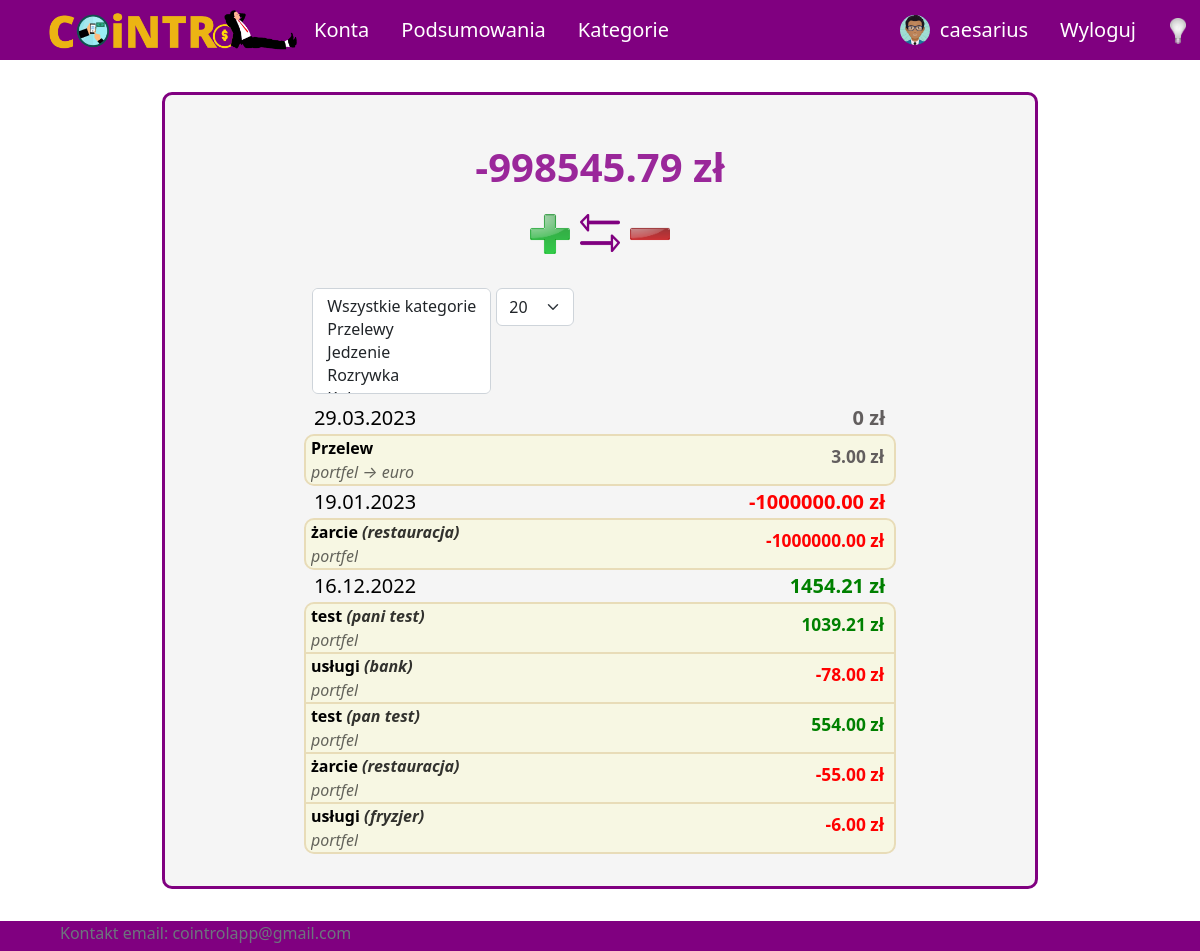
/ (signed in), run on an earlier commit of the app's database.
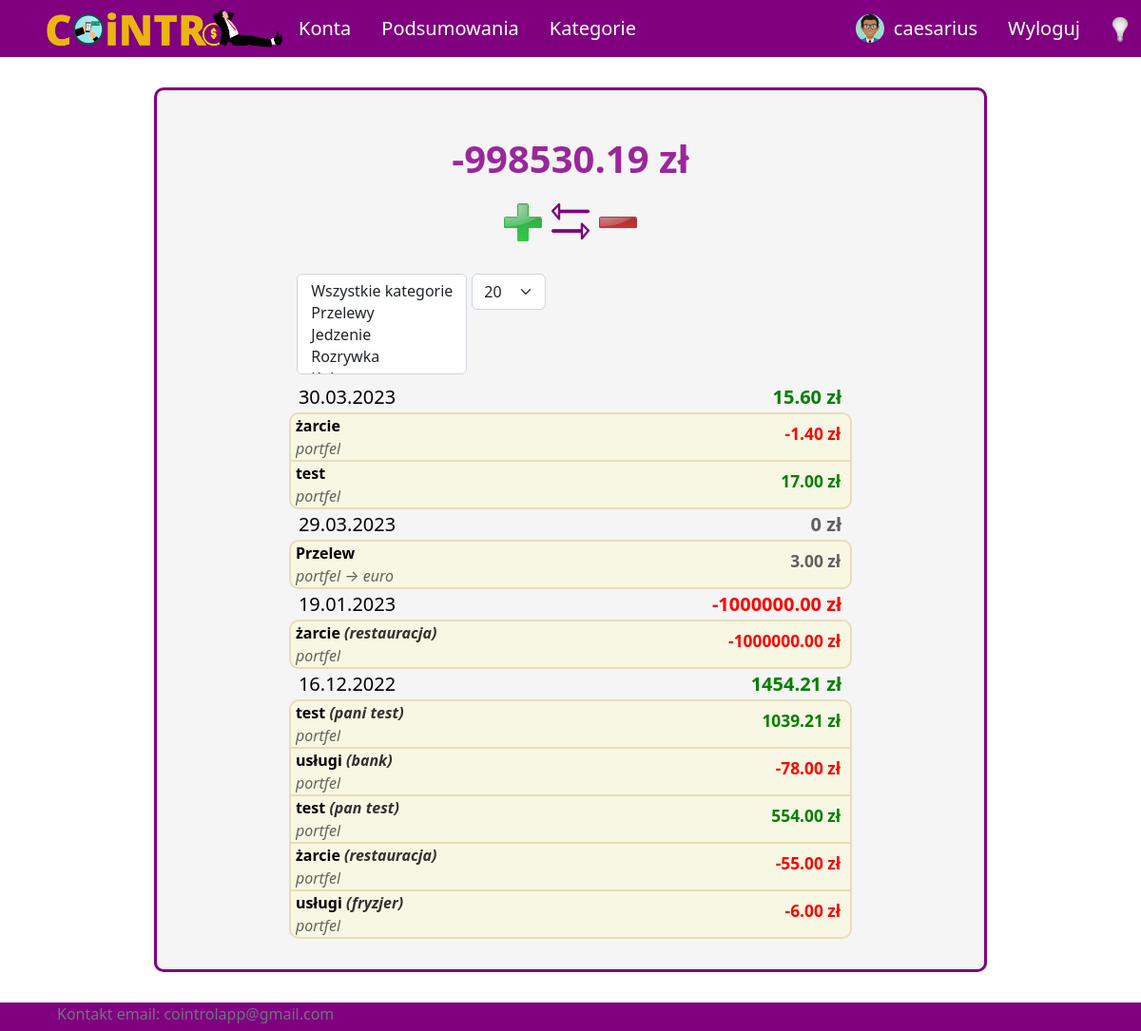
And on a later commit of the database.
### UsersApp/models.py (models this page shows, shortened)
class Profile(models.Model):
    user = models.OneToOneField(User, on_delete=models.CASCADE, null=True, blank=True)
    name = models.CharField(max_length=200, blank=True, null=True)
    email = models.EmailField(max_length=400, null=True, blank=True)
    username = models.CharField(max_length=200, blank=True, null=True)
    currency = models.ForeignKey('Currency', on_delete=models.SET_NULL, null=True)
    image = ThumbnailerImageField(null=True, blank=True, upload_to="images/", default="images/default-user.png")
    created = models.DateTimeField(auto_now_add=True)
    total_transactions = models.IntegerField(null=True, blank=True, default=20)
    id = models.UUIDField(default=uuid.uuid4, unique=True,
                            primary_key=True, editable=False)

class Currency(models.Model):
    name = models.CharField(max_length=100)
    access_name = models.CharField(max_length=20) #access_name nazwa aby zdobyć kurs walut
    sign = models.CharField(max_length=5) #znak waluty
    id = models.UUIDField(default=uuid.uuid4, unique=True,
                            primary_key=True, editable=False)

class Category(models.Model):
    SCOPE_CHOICES = (
        ("INCOME", "income"),
        ("EXPENSE", "expense"),
    )
    name = models.CharField(max_length=255)
    owner = models.ForeignKey(Profile, null=True, blank=True, on_delete=models.CASCADE)
    scope = models.CharField(max_length=10, choices=SCOPE_CHOICES) #income / expense - do oddzielenia rodzaju transakcji
    id = models.UUIDField(default=uuid.uuid4, unique=True, primary_key=True, editable=False)
    def __str__(self):
        return self.name

class Subcategory(models.Model):
    name = models.CharField(max_length=255)
    id_category = models.ForeignKey(Category, on_delete=models.CASCADE)
    id = models.UUIDField(default=uuid.uuid4, unique=True, primary_key=True, editable=False)
    def __str__(self):
        return self.name

### aplication/models.py (models this page shows, shortened)
class Transaction(PolymorphicModel):
    intervals = {
        'daily': (lambda x: x + timedelta(days=1), 'Codziennie'),
        'weekly': (lambda x: x + timedelta(weeks=1), 'Co tydzień'),
        'biweekly': (lambda x: x + timedelta(weeks=2), 'Co 2 tygodnie'),
        'montly': (lambda x: x + relativedelta(months=+1), 'Co miesiąc')}
    id_account = models.ForeignKey(Account, on_delete=models.CASCADE)
    id_user = models.ForeignKey(Profile, on_delete=models.SET_NULL, null=True) #konto z którego dokonano transakcji zostało usunięte ale transakcja ma pozostać
    id_category = models.ForeignKey(Category, on_delete=models.CASCADE)
    id_subcategory = models.ForeignKey(Subcategory, on_delete=models.SET_NULL, null=True, blank=True)
    currency = models.ForeignKey(Currency, on_delete=models.SET_NULL, null=True)
    repeat = models.CharField(null=True, blank=True, choices=tuple([(k, v[1]) for k, v in intervals.items()]), max_length=50)
    amount = models.DecimalField(max_digits=10, decimal_places=2)
    transaction_date = models.DateField()
    description = models.CharField(max_length=255, blank=True, null=True)
    id = models.UUIDField(default=uuid.uuid4, unique=True, primary_key=True, editable=False)

class Transfer(Transaction):
    account_from = models.ForeignKey(Account, related_name='from+', on_delete=models.SET_NULL, null=True)
    account_to = models.ForeignKey(Account, related_name='to+', on_delete=models.CASCADE)
    id_subcategory = None

class Account(models.Model):
    owner = models.ForeignKey(Profile, null=True, blank=True, on_delete=models.CASCADE)
    name = models.CharField(max_length=30)
    currency = models.ForeignKey(Currency, on_delete=models.SET_NULL, null=True)
    is_shared = models.BooleanField(default=False)
    description = models.CharField(max_length=100, null=True, blank=True)
    id = models.UUIDField(default=uuid.uuid4, unique=True, primary_key=True, editable=False)
    def __str__(self):
        return self.name

### aplication/views/account_views.py (the view)
# urls.py: 2. Add a URL to urlpatterns:  path('', Home.as_view(), name='home')
class Home(TemplateView):
    template_name = 'application/home/home-logout.html'
    def get(self, request):
        if request.user.is_authenticated:
            return showAllTransactions(request)
        else:
            return render(request, self.template_name)

### aplication/services.py (called while the page is built, shortened)
def updateTransactions(all_transactions):
    today = date.today()
    repeating = all_transactions.filter(~Q(repeat=None))

### aplication/views/account_views.py (called while the page is built)
def save_total(request):
    total = request.GET.get('total')
    if total is not None:
        request.user.profile.total_transactions = int(total)
        request.user.profile.save()

### templates/application/home/home-login.html (shortened to what this page needs)
{% extends 'application/base.html' %}
{%load static%}
{% block content %}
    <div class="title">
        <h1>{{ balance }} {{ profile.currency.sign }}</h1>
    </div>
    <div class="content-pc">
        <p class="buttons">
            <a href="{% url 'addAccountless' _type='income' %}"><img id="plus-icon" src="{% static 'images/icons/plus.png' %}"/></a>
            <a href="{% url 'addAccountless' _type='transfer' %}"><img id="transfer-icon" src="{% static 'images/icons/arrows.png' %}"/></a>
            <a  href="{% url 'addAccountless' _type='expense' %}"><img id="minus-icon" src="{% static 'images/icons/minus.png' %}"/></a>
        </p>
        <br>
        <div class="tr-table selectors">
            <select class="form-select" id="category-selector" multiple="multiple" >
                <option value="all">Wszystkie kategorie</option>
                <option value="przelew">Przelewy</option>
                {% for c in categories %}
                    <option value="{{ c.name }}">{{ c.name }}</option>
                {% endfor %}
            </select>
            <select class="form-select" id="total_transactions" onchange="changeTotalTransactions('{{ request.get_full_path }}')">
                <option value=20 {% if request.user.profile.total_transactions == 20 %}selected{% endif %}>20</option>
            </select>
        </div>
        {% for date, transactions, value in daily %}
            <table class="tr-table">
                <tr class="date">
                    <td class="center" colspan="4">{{ date|date:"d.m.Y" }}</td>
                    <td class="transaction-amount {% if value > 0 %}income {% elif value == 0 %}neutral {% else %}expense {% endif %}">{{ value }} {{ profile.currency.sign }}</td>
                </tr>
            </table>
            <table class="tr-table">
            {% for tr in transactions %}
                <tr class="transaction"
                {% if tr.account_from is not None %}
                    data="przelew"
                {% else %}
                    data="{{ tr.id_category }}"
                {% endif %}
                style="flex-wrap:no-wrap;{% if not forloop.last %} border-bottom:none;{% endif %}
                {% if forloop.last %} border-bottom-left-radius:10px;border-bottom-right-radius:10px;
                {% endif %}
                {% if forloop.first %} border-top-left-radius:10px;border-top-right-radius:10px;
                {% endif %}">
                    <td class="transaction-category bold">
                        {% if tr.account_from is not None %}
                        <div>Przelew</div>
                        <div class="transaction-description">
                            <a class="link-neutral" href="{% url 'account' pk=tr.id_account.id %}">{{ tr.account_from }}</a> &#8594;
                             <a class="link-neutral" href="{% url 'account' pk=tr.id_account.id %}">{{ tr.account_to }}</a>
                        </div>
                        {% else %}
                        <div>
                            {{ tr.id_category }}
                                {% if tr.id_subcategory %}
                                <span class="transaction-subcategory">({{ tr.id_subcategory }})</span>
                                {% else %}
                                <span class="transaction-subcategory"></span>
                                {% endif %}
                        </div>
                        <div class="transaction-description">
                            <a class="link-neutral" href="{% url 'account' pk=tr.id_account.id %}">{{ tr.id_account.name }}</a>
                        </div>
                        {% endif %}
                    </td>
                    {% if tr.account_from is not None %}
                        <td class="transaction-amount neutral amount" style="flex:0;">{{ tr.amount }} {{ tr.currency.sign }}</td>
                    {% else %}
                        {% if tr.amount >= 0 %}
                            <td class="transaction-amount income amount" style="flex:0;">{{ tr.amount }} {{ tr.currency.sign }}</td>
                        {% else %}
                            <td class="transaction-amount expense amount" style="flex:0;">{{ tr.amount }} {{ tr.currency.sign }}</td>
                        {% endif %}
                    {% endif %}
                </tr>
            {% endfor %}
            </table>
        {% endfor %}
    </div>
    <br>
{% endblock  %}

### templates/application/base.html (shortened to what this page needs)
{%load static%}
<!DOCTYPE html>
<html lang="pl">
<head>
    <link href="https://cdn.jsdelivr.net/npm/bootstrap@5.2.2/dist/css/bootstrap.min.css" rel="stylesheet">
    <link href="https://cdnjs.cloudflare.com/ajax/libs/chosen/1.8.7/chosen.min.css" rel='stylesheet' type='text/css'>
    <link rel="stylesheet" type="text/css" href="{% static 'css/style.css' %}">
    <link rel="stylesheet" type="text/css" href="{% static 'css/style-dark.css' %}">
    <link rel="stylesheet" href="//code.jquery.com/ui/1.13.2/themes/base/jquery-ui.css">
</head>
<body onload="checkColorMode()">
    <nav class="nav" id="navigation">
        {% if user.is_authenticated %}
        <ul class="nav justify-content-start">
            <li class="nav-item" id="logo-li"><a id="logo-link" class="nav-link" href="{% url 'home' %}">
                <img onmouseover="logoHover()" onmouseout="logoOut()" id="app-logo" src="{% static 'images/logo.png' %}">
            </a>
            <li class="nav-item mobile-menu"><a class="nav-link" href="{% url 'all-accounts' %}">Konta</a></li>
            <li class="nav-item mobile-menu"><a class="nav-link" href="{% url 'summary' %}">Podsumowania</a></li>
            <li class="nav-item mobile-menu"><a class="nav-link" href="{% url 'all-categories' %}">Kategorie</a></li>
        </ul>
        <ul class="nav justify-content-end user-image">
            <li class="nav-item">
                <a id="profile-nav-link" class="nav-link" href="{% url 'profile' %}">
                    <img id="user-image" src="{{ user.profile.image.url }}" alt="user image">
                    {{ user.username }}
                </a>
            </li>
            <li class="nav-item"><a class="nav-link" href="{% url 'logout' %}">Wyloguj</a></li>
        </ul>
        {% endif %}
        <button onclick="darkMode()" id="dark-mode-button"><img id="light-bulb" src="{% static 'images/bulb_off.png' %}" /></button>
    </nav>
    <div id = "site-content">
        {% block content %}
        {% endblock %}
    </div>
    <footer class="footer">
        <div class="container">
            <span class="text-muted">
                <address>
                    Kontakt email: <a class="email" href="mailto:cointrolapp@gmail.com">cointrolapp@gmail.com
                </address>
            </span>
        </div>
    </footer>
</body>
</html>

### aplication/static/css/style.css (style rules this page uses)
body { background-color: white; color: black; }
#navigation { position: fixed; top: 0; width: 100%; z-index: 9; }
a.nav-link { color: white; font-size: 20px; }
ul.nav { align-items: center; }
nav.nav { height: 60px; background-color: purple; justify-content: space-between; padding-left: 4vw; padding-right: 4vw; }
#profile-nav-link { display: grid; grid-template-columns: auto auto; column-gap: 10px; }
#user-image { border-radius: 50%; width: 30px; height: 30px; object-fit: cover; align-self: center; }
#logo-link { padding: 0; }
#app-logo { width: 250px; }
#plus-icon { width: 40px; }
#minus-icon { width: 40px; }
#transfer-icon { width: 40px; }
#site-content { min-height: calc(100vh - 4vh - (60px + 4vh) - 30px); padding-left: 1vw; padding-right: 1vw; padding-top: 1vh; padding-bottom: 1vh; width:73%; margin:auto; margin-top: calc(60px + 4vh); margin-bottom: 4vh; border: 3px solid purple; border-radius: 10px; background-color: whitesmoke; position: relative; }
#dark-mode-button { position: absolute; top: 16px; left: 97%; float:right; }
#dark-mode-button > img { width: 16px; }
div.title { padding-top: 5vh; display: flex; align-items: center; flex-direction: column; }
div.title h1 { color: #9a279a; font-size: 40px; font-weight: bold; text-align: center; }
div.content-pc { margin-top: 15px; }
.date { text-align: center; font-size:15pt; }
tr.transaction { min-height:32px; border-collapse: collapse; background-color: rgba(250, 250, 210, 0.5); }
tr.transaction > td { padding: 5px; }
.transaction-subcategory { font-style: italic; color: rgba(0, 0, 0, 0.8); }
.transaction-description { font-style: italic; font-weight:normal; color: rgba(0, 0, 0, 0.6); }
.transaction-amount { text-align: end; font-weight: bold; }
.income { color: green; }
.expense { color: red; }
.neutral { color: rgb(98, 94, 94); }
select, input { min-width: 200px; background-color: rgba(255, 255, 255, 0.5); color: #000000; }
p.buttons { margin: 10px 0px; }
.content-pc > .buttons { display: flex; justify-content: center; gap: 10px; }
.center { text-align: center; }
.bold { font-weight: bold; }
footer { height: 30px; background-color: purple; justify-content: space-between; padding-left: 4vw; padding-right: 4vw; }
a.email { --bs-text-opacity: 1; color: inherit; text-decoration: none; }
button { background-color: rgba(0, 0, 0, 0); border: none; }
table { width: 100%; }
tr { width: 100%; }
.transaction-description { max-height: 30px; overflow: hidden; }
thead, th, td, tr { display: flex; flex-wrap: wrap; flex-direction:row; align-items: flex-start; justify-content:flex-start; padding-left: 5px; }
table { width: 88%; margin:auto; }
tr { justify-content: left; width: 100%; }
tr > td:first-child { flex: 30%; min-width: fit-content; border: none; }
tr > td:nth-child(2) { flex: 30%; min-width: fit-content; max-width: 20%; margin-right: 10px; border: none; text-align: left; justify-content:flex-end; }
tr > td:nth-child(3) { flex: 20%; min-width: fit-content; border: none; text-align: left; }
tr.transaction { border: 2px solid #e8dcb8; }
tr.transaction > td { border: none; padding: 0; }
.selectors { margin: auto; display:flex; flex-wrap: wrap; flex-direction: row; align-content: space-between; padding-left:1%; padding-right:1%; justify-content: space-between; width:90%; }
.selectors > select { min-width: 0; width: fit-content; height: fit-content; margin-bottom: 8px; }
#total_transactions { margin-right:auto; margin-left:5px; }
.tr-table { width:70%; }
.link-neutral { text-decoration: none; color:rgba(0, 0, 0, 0.6); }
.amount { font-weight:600; justify-content: flex-end; margin-right:10px; margin-top:8px; font-size:13pt; }
.transaction-category { display:flex; flex-direction: column; }

What changed in the data, as far as the page shows it:
added Transaction: daily "30.03.2023", id_category "test", id_account.name "portfel", amount "17.00", currency.sign "zł"
added Transaction: id_category "żarcie", id_account.name "portfel", amount "-1.40", currency.sign "zł", shown under "30.03.2023"
Also different on the page:
{{ balance }}: "-998545.79" → "-998530.19"
new list line: "15.60"
new list line: "zł"
